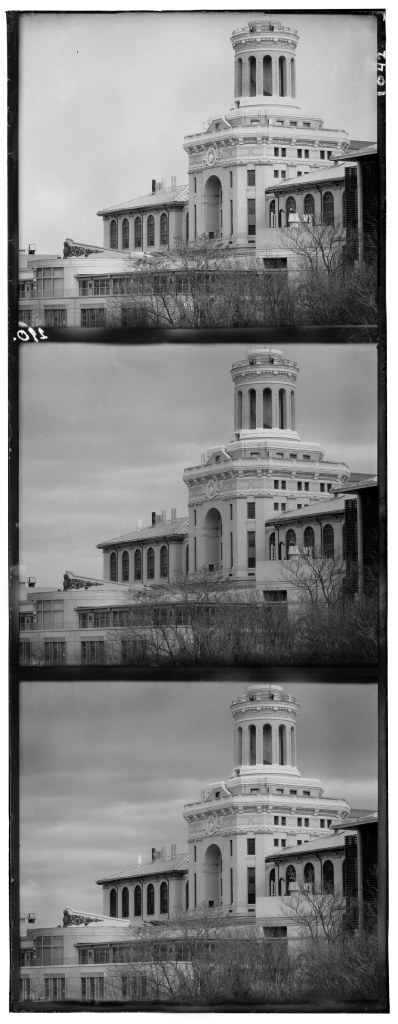
%> input picture Aling/images/31421v.jpg, 398 x 1024 px
$ octave alignscript.m   (GNU Octave 9; MATLAB toolbox functions it lacks are replaced by stand-ins)
%> lines starting %> are read from the running program, lines starting %| are printed output that depends on the picture
### Aling/align.m
function [salida, dymin, dxmin] = alinear(imagen, referencia, rango)
minssd=inf;
borde=ceil(size(imagen)/4);

% Conversión a int16 para evitar problemas con los negativos en la resta
% entre imágenes que haremos después
desplazada = int16(imagen);
referencia = int16(referencia);

% Para cada posición del área de búsqueda
for dx=-rango(2):rango(2)
    for dy=-rango(1):rango(1)
        % calculamos la diferencia entre la imagen de referencia y la
        % imagen actual desplazada en [dy,dx].
        dif = circshift(desplazada, [dy dx]) - referencia;
        % Consideramos solo la parte central de la imagen para evitar
        % problemas con los bordes (quitamos 1/4 de imagen por cada lado).
        ssd = dif(borde(1):3*borde(1), borde(2):3*borde(2)).^2;
        % Calculamos la suma de los cuadrados de las diferencias
        ssd=sum(ssd(:));
        % Nos quedamos con la posición de mínima diferencia
        if (ssd < minssd)
            dxmin = dx;
            dymin = dy;
            minssd = ssd;
        end
    end
end
% La imagen de salida será la imagen de entrada desplazada a la posición
% con mínimo error.
salida = circshift(imagen, [dymin dxmin]);
end

### Aling/alignscript.m
%% Borramos variables y ventana de comandos
clear all
clc

%% Lectura de la imagen
% Nombre del fichero de imagen de entrada
Imagen1 = 'images/01657u.jpg';
Imagen2 = 'images/01861a.jpg';
Imagen3 = 'images/00149v.jpg';
Imagen4 = 'images/31421v.jpg';
Imagen5 = 'images/00154v.jpg';
Imagen6 = 'images/00458u.tif';

%Leer imagen
img = imread(Imagen4);
%> img is the input picture: size 1024x398 uint8; min 0, max 255, mean 131.7
%Cada imagen tiene los tres colores pero se encuentran a diferentes alturas
%hay que dvidir la imagen en 3 según su altura para determinar que parte es
%azul, roja y verde.

%% Separación de canales
altura=floor(size(img,1)/3); %numero de pixeles correspondiente a cada parte
%> altura = 341
% Canales
Blue = img(1:altura,:);
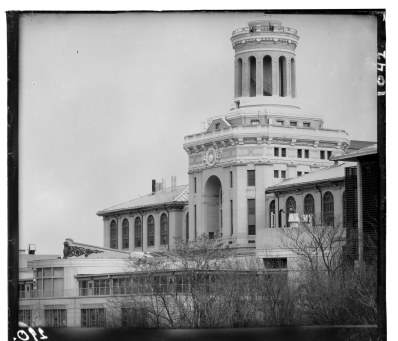
%> Blue: size 341x398 uint8; min 0, max 255, mean 150.1
Green = img(altura+1:2*altura,:);
Red = img(2*altura+1:3*altura,:);

%% Alineación imágenes
tic
rango = [20 20]; % rango de búsqueda en [y,x]
%rango = [30 30]; % rango de búsqueda en [y,x] para imágenes más grandes.
%Si dx/dy es menor del rango está bien cuadrada y se puede disminuir el limite
%para que tarde menos.
% Aumentar rango = Tarda más tiempo pero cuadra mejor
% Disminuir rango = Tarda menos tiempo pero cuadra peor
% Aumentar el rango cuando dy/dx ya es menor que el rango no tiene
% diferencia
[aB,dyB,dxB] = align(Blue,Green,rango);
%> after the loop in alinear, `for dx=-rango(2):rango(2)`: dxmin = 0; dymin = -8; minssd = 37799395
%> in alinear, `salida = circshift(imagen, [dymin dxmin]);`:
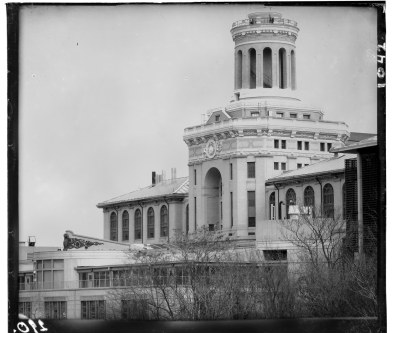
%> salida: size 341x398 uint8; min 0, max 255, mean 150.1; mean of the top-left, top-right, bottom-left and bottom-right quarters 194.4, 166.8, 138.8, 100.6
%> dyB = -8; dxB = 0
%Se mueve hasta encontrar donde cuadra mejor (menor error cuadrático)
%rango =intervalo de desplazo en píxeles
%dyB, dXB Desplazamiento. Si dyB o dxB >= máximo del rango-> rango corto
%Se puede ajustar otro rango para la alineación de rojo y verde y azul
%verde
[aR,dyR,dxR] = align(Red,Green,rango);
%> dyR = 5; dxR = 0
%dyB, dXB Desplazamiento. Si dyB o dxB >= máximo del rango-> rango corto
%En y puede haber más desplazamiento que en x
aG = Green;%referencia
toc % mostrar el tiempo
% unir las 3 imágenes
RGB = cat(3,aR,aG,aB);%Imagen alineada % El 3 es la dimensión
%rango grande -> más lento, 15/15 es 15*15, bajar un poco el rango implica
%un cambio significativo

%% Mejoras, contraste

% [19 lines of commented-out code are left out]
y=linspace(0,300, 256);% Aumenta el contraste, cuanta más pendiente, más contraste
figure(1)
subplot(1,3,2), plot(y), axis([0 400 0 400]), title('Función cambio de contraste');
%> after `title('Función cambio de contraste')`:
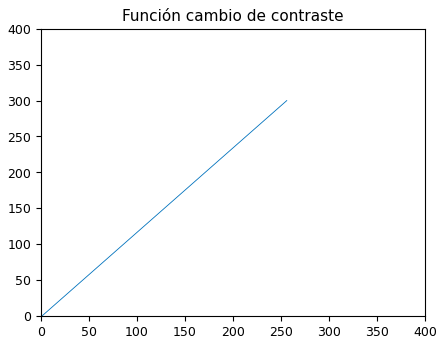
%> figure redrawn from the program's plot data; curve peaks at x = 256, y = 300

%Se aplica a la imagen
figure(2)
RGB2 = intlut(RGB,uint8(y));
subplot(1,3,3), imshow(RGB2), title('Imagen Ajustada');
%> after `imshow(RGB2)`:
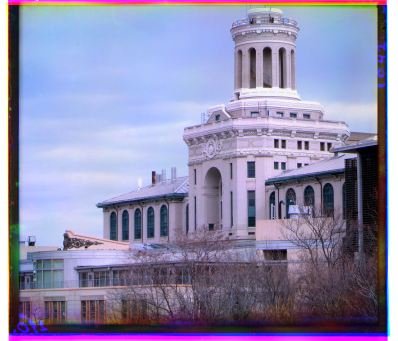
%> displayed picture: size 341x398x3, on the screen's scale of 0 to 255; mean R, G, B 143.2, 139.4, 173.3
truesize

%% Mejora bordes
RGB3=RGB2(20:310,20:370, 1:3); %Cortando por lo sano
figure(3)
imshow(RGB3), title('Imagen sin borde');
%> after `imshow(RGB3)`:
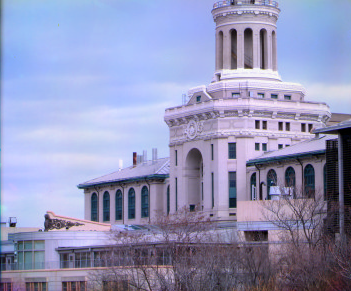
%> displayed picture: size 291x351x3, on the screen's scale of 0 to 255; mean R, G, B 146.9, 149.4, 185.4
%Para hacerlo bien tendré que detectar el borde viendo que una componente
%R G B es cercana a 0 en ese punto
%% Mostrar imágenes

figure(4);
% las 3 bandas sin alinear
subplot(1,2,1);
imshow(cat(3,Red,Green,Blue));
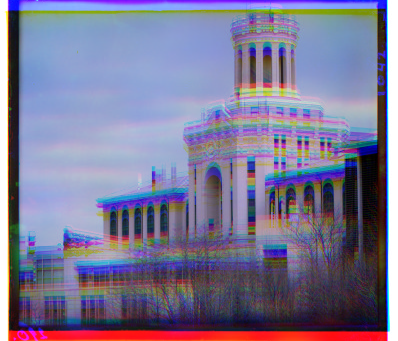
%> displayed picture: size 341x398x3, on the screen's scale of 0 to 255; mean R, G, B 124.4, 120.2, 150.1
title('Imagen sin alinear')
% las 3 bandas alineadas
subplot(1,2,2);
imshow(RGB);
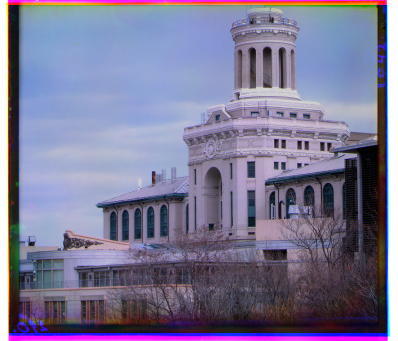
%> displayed picture: size 341x398x3, on the screen's scale of 0 to 255; mean R, G, B 124.4, 120.2, 150.1; mean of the top-left, top-right, bottom-left and bottom-right quarters 166.6, 149.7, 121.6, 88.6
title('Imagen alineada');
truesize

%% Guardado de imágenes

imwrite(RGB,'resultado1.jpg');
%Hay que indicarle el formato, para ello se pone un formato válido
% terminando el fichero por .formato, por ejemplo .jpg .tiff .jpeg etc


%P1.2
%Modo auto: La camara hace todo
%Modo p: Permite algunos cambios como flash o no. Varía apertura y
%velocidad.
%Modo a(av):Semiautomatico. Fijas velocidad y se calcula apertura. (Captura
%del movimiento).
%Modo v(tv): Semiautomático. Fijas apertura y se calcula velocidad
%(Profundidad de campo).
